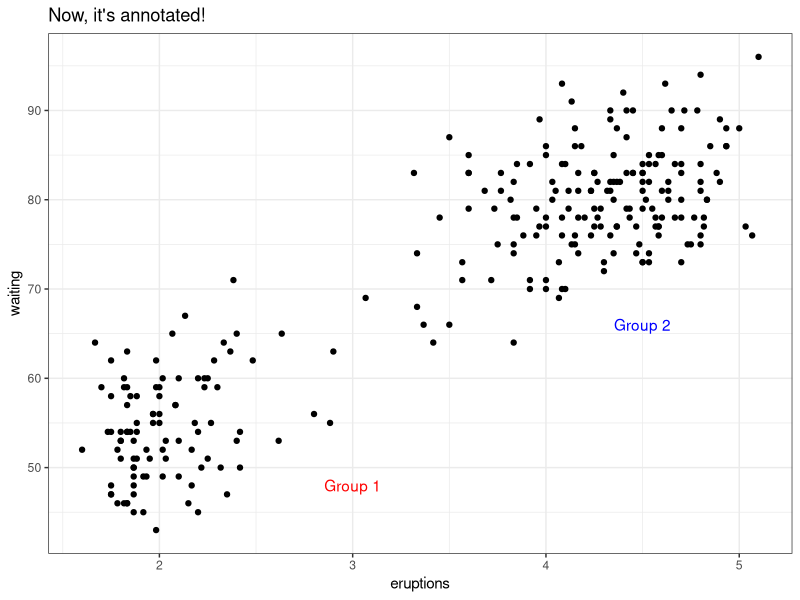

Reproduce this figure in R.
## ---- chunk 1
knitr::opts_chunk$set(echo = TRUE)
knitr::opts_chunk$set(message = F)
knitr::opts_chunk$set(warning = F)
## ---- chunk 2
library(tidyverse)
## ---- chunk 3
p <-ggplot(faithful, aes(x = eruptions, y = waiting)) +
  geom_point() +
  theme_bw() +
  labs(title = "My Unannotated Plot")
## ---- chunk 4
p +
  annotate("text", x = 3, y = 48, label = "Group 1", color = "red") +
  annotate("text", x = 4.5, y = 66, label = "Group 2", color = "blue") +
  labs(title = "Now, it's annotated!")
